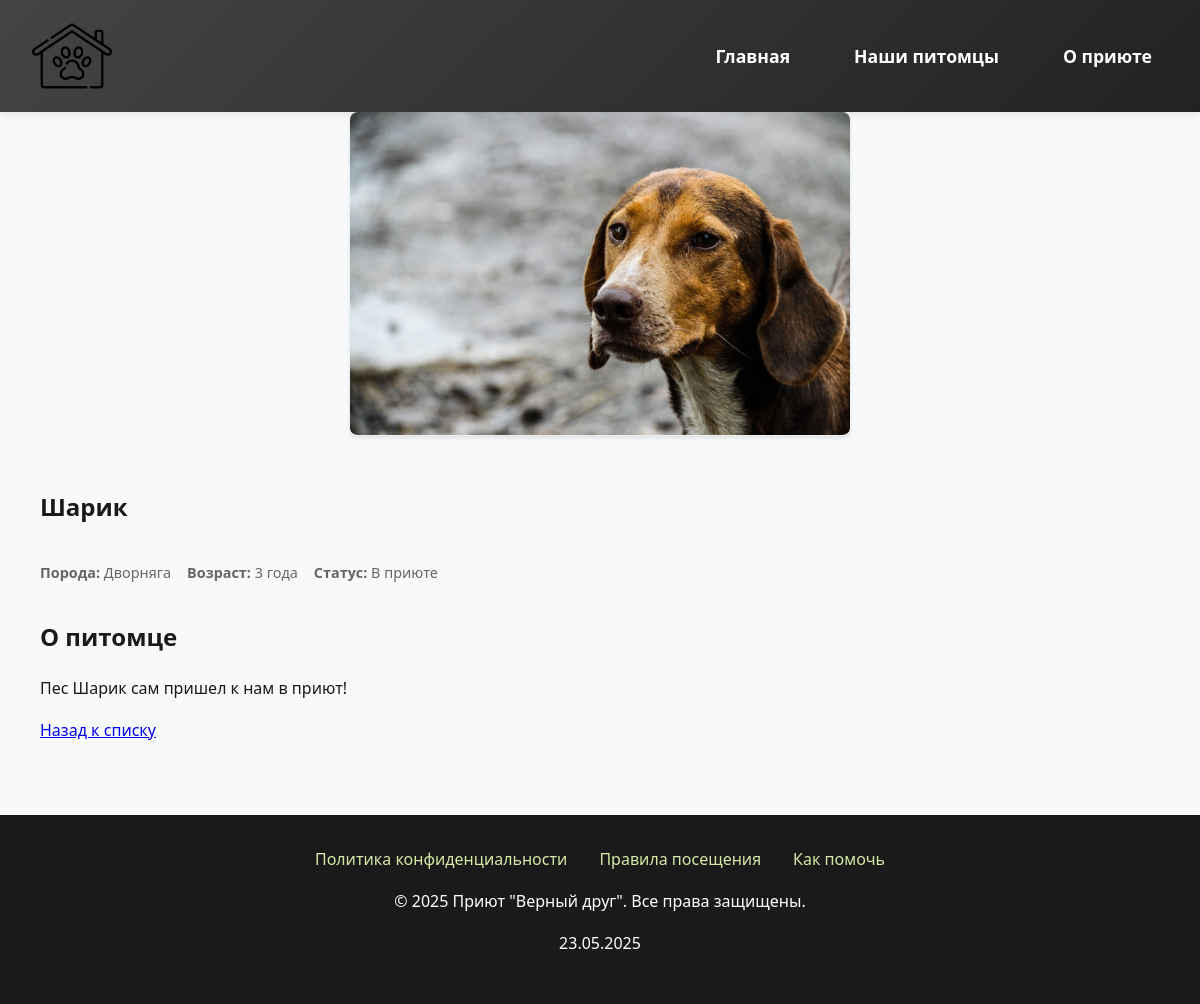
The page /animal/sharik-2024/ on the database its author committed.
### animals/models.py (models this page shows, shortened)
class Animal(models.Model):
    class Status(models.IntegerChoices):
        IN_SHELTER = 0, 'В приюте'
        ADOPTED = 1, 'Пристроен'
    name = models.CharField(max_length=100, verbose_name="Кличка")
    slug = models.SlugField(max_length=255, unique=True, db_index=True, verbose_name="URL", blank=True)
    breed = models.CharField(max_length=100, verbose_name="Порода")
    age = models.PositiveSmallIntegerField(verbose_name="Возраст")
    description = models.TextField(verbose_name="Описание", blank=True)
    photo = models.ImageField(
        blank=True,
        null=True,
        verbose_name="Фотография",
        default='animals/image.png'
    )
    status = models.IntegerField(choices=Status.choices, default=Status.IN_SHELTER, verbose_name="Статус")
    time_create = models.DateTimeField(auto_now_add=True, verbose_name="Дата поступления")
    time_update = models.DateTimeField(auto_now=True, verbose_name="Дата обновления")
    objects = models.Manager()
    published = PublishedManager()
    class Status(models.IntegerChoices):
        IN_SHELTER = 0, 'В приюте'
        ADOPTED = 1, 'Пристроен'
    status = models.IntegerField(
        choices=Status.choices,
        default=Status.IN_SHELTER,
        verbose_name="Статус"
    )
    class Meta:
        ordering = ['-time_create']
        verbose_name = 'Питомец'
        verbose_name_plural = 'Питомцы'
        indexes = [
            models.Index(fields=['status']),
            models.Index(fields=['breed']),
        ]

### animals/views.py (the view)
# urls.py: path('animal/<slug:animal_slug>/', views.animal_detail, name='animal_detail'),
def animal_detail(request, animal_slug):
    animal = get_object_or_404(Animal, slug=animal_slug)
    context = {
        'animal': animal
    }
    return render(request, 'animals/detail.html', context)

### templates/animals/detail.html (shortened to what this page needs)
{% extends 'base.html' %}
{% load static %}
{% block content %}
<section class="container">
    <div class="animal-detail">
        <div class="animal-photo">
            {% if animal.photo %}
            <img
            src="{% static 'animals/images/' %}{{ animal.photo }}"
            alt="{{ animal.name }}"
            class="animal-image"
        />
        {% else %}
        <img
          src="{% static 'animals/images/image.png' %}"
          alt="{{ animal.name }}"
          class="animal-image"
        />
        {% endif %}
        </div>
        <div class="animal-info">
            <h1>{{ animal.name }}</h1>
            <div class="animal-meta">
                <p><strong>Порода:</strong> {{ animal.breed }}</p>
                <p><strong>Возраст:</strong> {{ animal.age }} года</p>
                <p><strong>Статус:</strong> {{ animal.get_status_display }}</p>
            </div>
            <div class="animal-description">
                <h2>О питомце</h2>
                <p>{{ animal.description }}</p>
            </div>
            <div class="animal-actions">
                <a href="{% url 'animals' %}" class="btn">Назад к списку</a>
            </div>
        </div>
    </div>
</section>
{% endblock %}

### static/animals/css/animals.css (style rules this page uses)
:root { --primary: #4e9f3d; --secondary: #1e5128; --light: #d8e9a8; --dark: #191a19; }
body { font-family: 'Segoe UI', Tahoma, Geneva, Verdana, sans-serif; line-height: 1.6; color: var(--dark); margin: 0; background-color: #f8f9fa; }
.animal-photo { width: 100%; max-width: 500px; margin: 0 auto; }
.animal-photo img { width: 100%; height: auto; border-radius: 8px; box-shadow: 0 2px 4px rgba(0,0,0,0.1); }
.container { max-width: 1200px; margin: 0 auto; padding: 0 1rem; }
.animal-image { width: 100%; height: 250px; object-fit: cover; border-bottom: 1px solid #eee; }
.animal-info { padding: 1.5rem; }
.animal-meta { display: flex; gap: 1rem; color: #666; font-size: 0.9rem; margin-bottom: 0.5rem; }

### rows shown on the page
Animal: photo (picture), name "Шарик", breed "Дворняга", age "3", status "В приюте", description "Пес Шарик сам пришел к нам в приют!"
